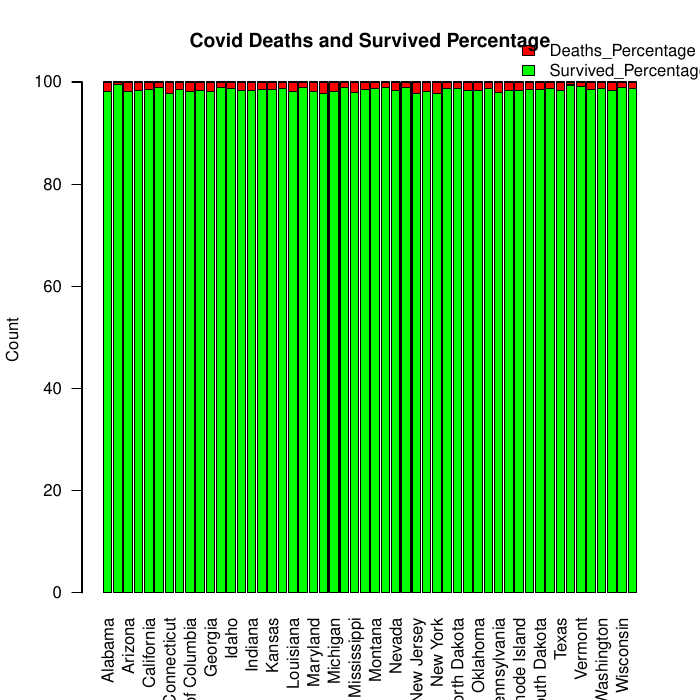

Here is the R script that generated this plot:
library(tidyverse)
covid_data<- read.csv("1_county_level_confirmed_cases.csv")
colnames(covid_data)
names(covid_data)
summary(covid_data)
pdf("visualization.pdf")
#Preperation of Data for Bar Graph
' Data is available at county level
  Creating data at state levelby summation'
state_level_deaths=aggregate(list(Deaths=covid_data$deaths,Confirmed=covid_data$confirmed),by=list(State=covid_data$state),FUN= sum,na.rm=TRUE, na.action=NULL)
state_level_deaths$Survived<-state_level_deaths$Confirmed-state_level_deaths$Deaths
state_level_deaths$Deaths_Per_100000<- state_level_deaths$Deaths*100000/state_level_deaths$Confirmed
state_level_deaths$Survived_Per_100000<-state_level_deaths$Survived*100000/state_level_deaths$Confirmed
state_level_deaths$Deaths_Percentage<- state_level_deaths$Deaths*100/state_level_deaths$Confirmed
state_level_deaths$Survived_Percentage<-state_level_deaths$Survived*100/state_level_deaths$Confirmed

#State wise covid deaths percentage
barplot(t(as.matrix(state_level_deaths[,c('Survived_Percentage','Deaths_Percentage')])),
        names=state_level_deaths$State,
        col=c("Green","Red"),legend = TRUE,ylab="Count",
        main="Covid Deaths and Survived Percentage",las=2,
        args.legend = list(bty = "n", x = "topright", ncol = 1,ins=-0.1))
#State wise covid deaths per 100000 confirmed cases
barplot(t(as.matrix(state_level_deaths[,c('Survived_Per_100000','Deaths_Per_100000')])),
        names=state_level_deaths$State,col=c("Green","Red"),legend = TRUE,ylab="Count",
        main="Covid Deaths and Survived Per 100000 Cases",las=2,
        args.legend = list(bty = "n", x = "topright", ncol = 1,ins=-0.1),
        yaxp=c(0,100000,100) )

"color coding based on quantile values
  if value< 25 quantile
    green
  else if value < 50 quantile
    yellow 
  else if value < 75 quantile
    orange
  else 
  red
  "
quantiles<-quantile(state_level_deaths$Deaths_Per_100000)
set.seed(1)     
cols <- ifelse(state_level_deaths$Deaths_Per_100000<quantiles[2], "green", 
               ifelse(state_level_deaths$Deaths_Per_100000<quantiles[3], "yellow",
                     ifelse(state_level_deaths$Deaths_Per_100000<quantiles[4], "orange", "red")))

#State wise covid deaths for 100000 Cases
barplot(state_level_deaths$Deaths_Per_100000,names=state_level_deaths$State,col=cols, 
        main="Deaths Per 100000 Cases in USA", ylab="Deaths Per 100000",las=2,legend=TRUE)
legend(x = "topright", legend = c('Q-1','Q-2','Q-3','Q-4'), fill = c("Green","Yellow","Orange","Red"),
       bty = "n")

dev.off()

